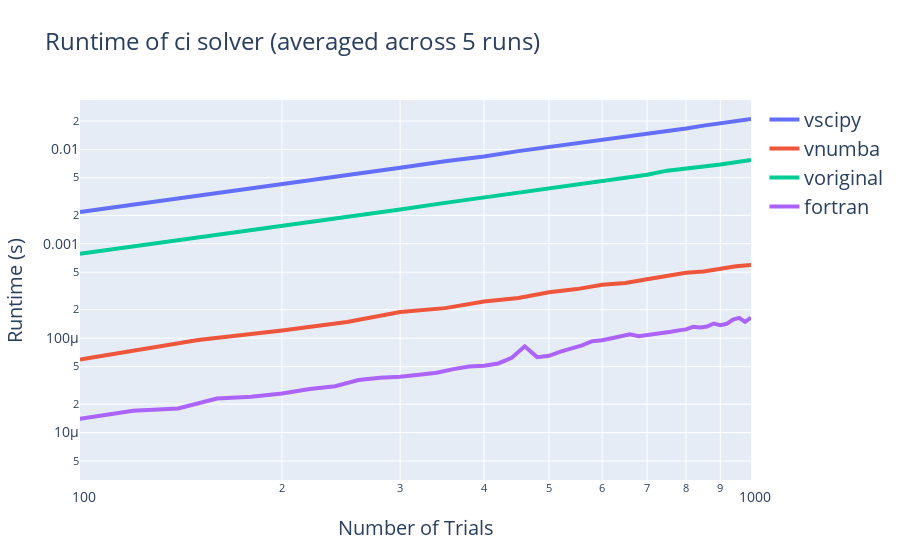

Notebook code cell kept with this figure:
### Code cell
def run_and_record(path):
    for filename in os.listdir(path):
        if filename.endswith(".py"):
            module_name = filename[:-3]  # Remove .py extension
            if module_name.startswith("_"):
                continue
            file_path = os.path.join(path, filename)

            spec = importlib.util.spec_from_file_location(module_name, file_path)
            if spec is None or spec.loader is None:
                continue

            module = importlib.util.module_from_spec(spec)
            spec.loader.exec_module(module)

            if hasattr(module, "main"):
                results = []
                for n in range(0, 1001, 50):
                    total_runtime = 0
                    ci_val, gs_mol = 0, 0
                    for _ in range(5):  # Loop for 5 runs
                        start_time = time.time()
                        for _ in range(0, n):
                            ci_val, gs_mol = module.main(
                                ci,
                                lmr_z,
                                par_z,
                                gb_mol,
                                je,
                                cair,
                                oair,
                                rh_can,
                                p,
                                iv,
                                c,
                            )
                        end_time = time.time()
                        runtime = end_time - start_time
                        total_runtime += runtime
                    average_runtime = total_runtime / 5  # Compute the average runtime
                    results.append((ci_val, gs_mol, n, average_runtime))

                with open(f"{path}/{module_name}_runtime.txt", "w") as f:
                    for ci_val, gs_mol, n, runtime in results:
                        f.write(f"{ci_val}, {gs_mol}, {n}, {runtime}\n")


def plot_runtimes(path):
    dataframes = {}

    for filename in os.listdir(path):
        if filename.endswith("_runtime.txt"):
            with open(os.path.join(path, filename), "r") as f:
                dataframes[filename] = pd.read_csv(
                    f, names=["ci", "gs_mol", "Trials", "Runtime"]
                )

    fig = go.Figure()

    for file in dataframes.keys():
        file_df = dataframes[file]
        fig.add_trace(
            go.Scatter(
                # Ignore the first trial, which is when numba gets initialized.
                x=file_df["Trials"][2:],
                y=file_df["Runtime"][2:],
                mode="lines",
                line=dict(width=4),
                name=file[:-12]
            )
        )

    fig.update_layout(
        title="Runtime of ci solver (averaged across 5 runs)",
        title_font=dict(size=24),
        xaxis_title="Number of Trials",
        yaxis_title="Runtime (s)",
        legend_font=dict(size=20),
        xaxis=dict(tickfont=dict(size=14)),  # Set x-axis tick label font size to 14
        yaxis=dict(tickfont=dict(size=14))   # Set y-axis tick label font size to 14
    )

    fig.update_xaxes(type="log", range=[2, 3], title_font=dict(size=20), tickfont=dict(size=14))
    fig.update_yaxes(type="log", title_font=dict(size=20))

    fig.show()
    fig.write_html('temp.html')


if __name__ == "__main__":
    run_and_record("runtime_scripts/python/comparisons")
    plot_runtimes("runtime_scripts/python/comparisons")

### Figure 1 — Plotly figure (JSON) as saved in the notebook; plotly's stock layout.template omitted (floating-point values rounded to 4 significant figures)
{"data": [{"line": {"width": 4}, "mode": "lines", "name": "vscipy", "type": "scatter", "x": [100, 150, 200, 250, 300, 350, 400, 450, 500, 550, 600, 650, 700, 750, 800, 850, 900, 950, 1000], "y": [0.002169, 0.00321, 0.004271, 0.005234, 0.006389, 0.007481, 0.008411, 0.009585, 0.01056, 0.01161, 0.01256, 0.01368, 0.01456, 0.01556, 0.01662, 0.01785, 0.01878, 0.01995, 0.02098]}, {"line": {"width": 4}, "mode": "lines", "name": "vnumba", "type": "scatter", "x": [100, 150, 200, 250, 300, 350, 400, 450, 500, 550, 600, 650, 700, 750, 800, 850, 900, 950, 1000], "y": [5.946e-05, 9.561e-05, 0.0001208, 0.0001482, 0.0001897, 0.0002082, 0.0002444, 0.000266, 0.0003068, 0.000331, 0.0003672, 0.0003842, 0.0004212, 0.0004566, 0.000492, 0.0005086, 0.0005434, 0.0005776, 0.000598]}, {"line": {"width": 4}, "mode": "lines", "name": "voriginal", "type": "scatter", "x": [100, 150, 200, 250, 300, 350, 400, 450, 500, 550, 600, 650, 700, 750, 800, 850, 900, 950, 1000], "y": [0.0007836, 0.001158, 0.00153, 0.001928, 0.002312, 0.002712, 0.003087, 0.003461, 0.003805, 0.004208, 0.004559, 0.004976, 0.005378, 0.005951, 0.00622, 0.006602, 0.006909, 0.007318, 0.007699]}, {"line": {"width": 4}, "mode": "lines", "name": "fortran", "type": "scatter", "x": [40, 60, 80, 100, 120, 140, 160, 180, 200, 220, 240, 260, 280, 300, 320, 340, 360, 380, 400, 420, 440, 460, 480, 500, 520, 540, 560, 580, 600, 620, 640, 660, 680, 700, 720, 740, 760, 780, 800, 820, 840, 860, 880, 900, 920, 940, 960, 980, 1000], "y": [5e-06, 9e-06, 1e-05, 1.4e-05, 1.7e-05, 1.8e-05, 2.3e-05, 2.4e-05, 2.6e-05, 2.9e-05, 3.1e-05, 3.6e-05, 3.8e-05, 3.9e-05, 4.1e-05, 4.3e-05, 4.7e-05, 5e-05, 5.1e-05, 5.4e-05, 6.2e-05, 8.2e-05, 6.3e-05, 6.5e-05, 7.2e-05, 7.8e-05, 8.4e-05, 9.3e-05, 9.5e-05, 0.0001, 0.000104, 0.00011, 0.000105, 0.000108, 0.000109, 0.000114, 0.000117, 0.000121, 0.000124, 0.000132, 0.00013, 0.000133, 0.000143, 0.000137, 0.000142, 0.000157, 0.000164, 0.000149, 0.000165]}], "layout": {"legend": {"font": {"size": 20}}, "title": {"font": {"size": 24}, "text": "Runtime of ci solver (averaged across 5 runs)"}, "xaxis": {"range": [2, 3], "tickfont": {"size": 14}, "title": {"font": {"size": 20}, "text": "Number of Trials"}, "type": "log"}, "yaxis": {"tickfont": {"size": 14}, "title": {"font": {"size": 20}, "text": "Runtime (s)"}, "type": "log"}}}
